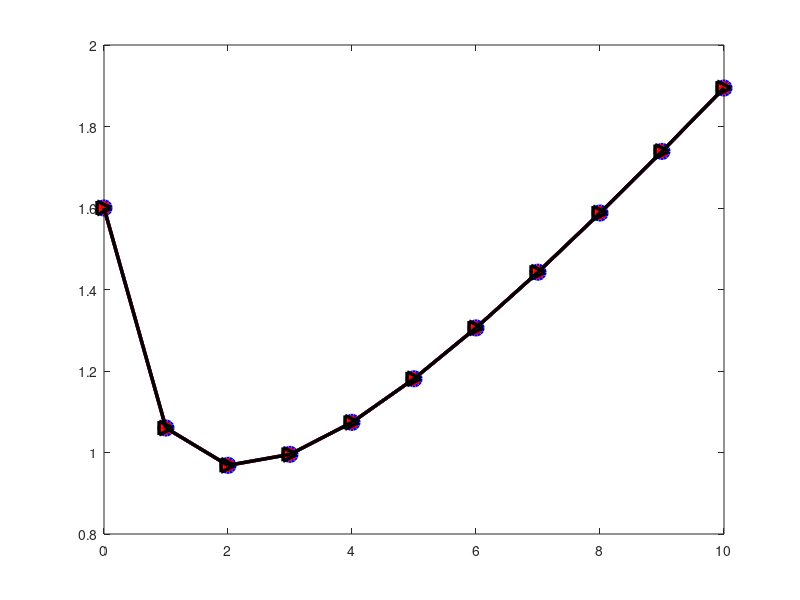

MATLAB code for this plot:
clear
N = 3;
B = randi([0, 100], 1, N);%[100,200,330, 500];
lambda = 6;
mu = 4;
rho = lambda/ mu;
k = 40;
c = 10;
B_range = 0 : 10;
T = 5;
t = 0;
q = @(x) (x+1)./(rho.^(x+1) - 1) + x + 1/(1-rho); % queue length function
pi = @(x) (rho.^x - rho.^(x+1))./(1 - rho.^(x+1)); % probability function
cost = zeros(length(B_range), N); %cost function value
% W_0 = rho * (log(rho) + 1 - rho)/(lambda * (1 - rho) * log(rho) );
% klambda_square = k * lambda^2/c^2;
% B_track = zeros(T, N);
count = 0;
B_star = zeros(N, 1);

for n  = 1 : N
        % B_minus = B;
        % B_minus(n) = [];
        cost(:,n) =  q(B_range)/lambda + k*((lambda * sum(pi(B)))/(N * c))^2 * pi(B_range);
        [min_cost,index] = min(cost(:,n));
        B_star(n) = B_range(index); % update B
end
    
figure(33)
plot(B_range, cost(:,1),'b-o','LineWidth',2.5,'MarkerSize',10)
hold on
plot(B_range, cost(:,2),'r-*','LineWidth',2.5,'MarkerSize',10)
plot(B_range, cost(:,3),'k->','LineWidth',2.5,'MarkerSize',10)
